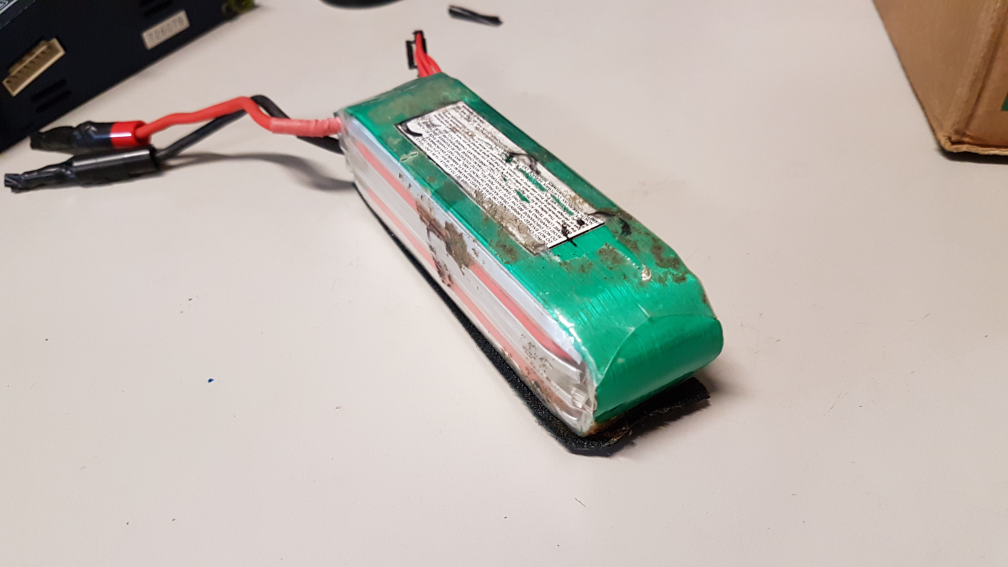
#> input picture Materials/Bateria (2).jpg, 4032 x 2268 px, given in place of the camera (shown at 1/4 size)
$ python tracker.py   (older library calls are emulated)
#> lines starting #> are read from the running program, lines starting #| are printed output that depends on the picture; after the words box and inside, x2 and y2 are one past the last pixel; in counts of white or black regions, pixels touching at a corner belong together
import cv2
import numpy as np

# Constants for image resizing
CAM_RESOLUTION = (320, 240)

# Create color dictionary
color = dict()

# Color defined from calibration:
# color['name'] = np.array((H_min, S_min, V_min), (H_max, S_max, V_max))
color['red'] = np.array(((0, 67, 140), (15, 207, 255)))
color['green'] = np.array(((40, 67, 52), (86, 202, 255)))
color['blue'] = np.array(((97, 116, 107), (133, 255, 255)))

# Superior interval for red (Defined due to the HSV range of the red color)
RED_SUP_THRESHOLD = np.array(((165, 67, 140), (179, 207, 255)))


def pre_processing(img):
    """Perform noise reduction and format conversion."""

    # Convert to HSV format
    blurred_img = cv2.GaussianBlur(img, (3, 3), 0)
    hsv_img = cv2.cvtColor(blurred_img, cv2.COLOR_BGR2HSV)

    return(hsv_img)


def morpho_operation(img_mask):
    """Reduce noise on color mask with morphology operations."""

    # Perform an opening on the color mask
    kernel = np.ones((11, 11), np.uint8)
    img_mask = cv2.morphologyEx(img_mask, cv2.MORPH_OPEN, kernel)

    return(img_mask)


def find_targets(img_mask, original_img, draw_contours=False):
    """Get borders of mask and calculate the centroid of the biggest target."""

    # Compute the contours of each area of the mask
    image, contours, hierarquy = cv2.findContours(img_mask, cv2.RETR_EXTERNAL, cv2.CHAIN_APPROX_SIMPLE)

    # Draw contour lines
    if draw_contours is True:
        cv2.drawContours(original_img, contours, -1, (0, 255, 0), 2)

    # Skip target search if color object was found
    if len(contours) > 0:

        # Find the contour with maximum area
        best_cnt = max(contours, key=cv2.contourArea)

        # Acquire the segmentation centroid
        M = cv2.moments(best_cnt)
        centroid = (int(M["m10"] / M["m00"]), int(M["m01"] / M["m00"]))

        circle_img = cv2.circle(original_img, centroid, 10, (255, 0, 0), 2)

        return(centroid)

    # If no target of the specified color was found
    else:
        return((False, False))


def main():

    # Aquire image from video source
    cap = cv2.VideoCapture(0)
    cv2.namedWindow('Camera')

    # Initialize list of visible targets
    target_list = []

    while(True):

        # Capture video frame-by-frame and resize it
        ret, frame = cap.read()
#> frame is the input picture: shape (2268, 4032, 3); mean B, G, R 174.4, 181.8, 187.6
        frame = cv2.resize(frame, CAM_RESOLUTION)
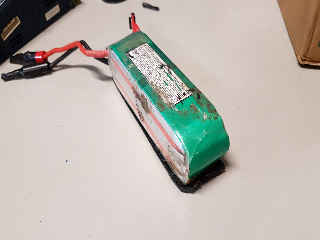
#> frame: shape (240, 320, 3); mean B, G, R 174.3, 181.7, 187.5

        # Perform pre-processing operations
        proc_img = pre_processing(frame)
#> in pre_processing, `blurred_img = cv2.GaussianBlur(img, (3, 3), 0)`:
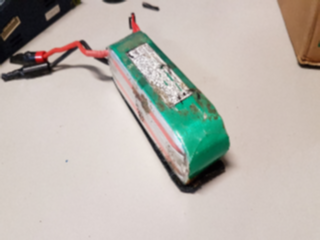
#> blurred_img: shape (240, 320, 3); mean B, G, R 174.3, 181.7, 187.5
#> in pre_processing, `hsv_img = cv2.cvtColor(blurred_img, cv2.COLOR_BGR2HSV)`: hsv_img: shape (240, 320, 3); mean H, S, V 21.5, 37.1, 193.7

        # Do a color detection for each color on the dictionary
        for color_name, color_val in color.items():

            # Create color mask
            if color_name == 'red':
                img_mask_inf = cv2.inRange(proc_img, color_val[0, :], color_val[1, :])
                img_mask_sup = cv2.inRange(proc_img, RED_SUP_THRESHOLD[0, :], RED_SUP_THRESHOLD[1, :])
                img_mask = cv2.bitwise_or(img_mask_inf, img_mask_sup)
            else:
                img_mask = cv2.inRange(proc_img, color_val[0, :], color_val[1, :])

            # Eliminate minor noise
            img_mask = morpho_operation(img_mask)
            # cv2.imshow('Mask for ' + color_name, img_mask)

            # Acquire the biggest color blob centroid
            centroid = find_targets(img_mask, frame, draw_contours=True)

            # Add target info to the list.
            #   Each item is a tuple: ('target label', (x, y))
            #       Ex: ('blue', (10, 50))
            #   If (x, y) = (False, False) no target was found

            # Set the middle of the image as the origin (based on image resolution)
            if centroid[0] is not False:
                centroid_corrected = tuple(np.subtract(centroid, (CAM_RESOLUTION[0] / 2, CAM_RESOLUTION[1] / 2)))

                # Store the new target
                target_list.append((color_name, centroid_corrected))

            else:
                # Store the new target
                target_list.append((color_name, centroid))

            # cv2.putText(frame, color_name, centroid, cv2.FONT_HERSHEY_SIMPLEX, 0.5, (0, 0, 0), 1, cv2.LINE_AA)
            cv2.putText(frame, str(centroid_corrected), centroid, cv2.FONT_HERSHEY_SIMPLEX, 0.5, (0, 0, 0), 1, cv2.LINE_AA)
#> this loop made 3 passes
#> (centroid, centroid_corrected) on pass 1: ((297, 19), (137, -101))
#> centroid on passes 2 to 3: (False, False), (False, False)
#> pass 1, in main, `img_mask_inf = cv2.inRange(proc_img, color_val[0, :], color_val[1, :])`:
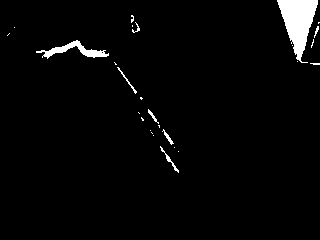
#> img_mask_inf: shape (240, 320); 2.8% white; 27 white regions (19 under 20 px), largest, box (x1, y1, x2, y2) and area: (277, 0, 318, 63) 1369, (36, 40, 109, 59) 434, (160, 146, 179, 173) 70
#> pass 1, in main, `img_mask_sup = cv2.inRange(proc_img, RED_SUP_THRESHOLD[0, :], RED_SUP_..`:
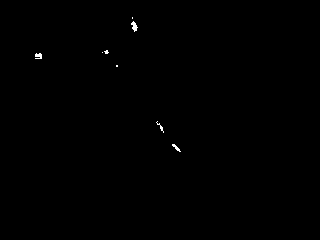
#> img_mask_sup: shape (240, 320); 0.19% white in thin lines or dots, all inside (x1, y1, x2, y2) = (35, 17, 181, 152)
#> pass 1, in main, `img_mask = cv2.bitwise_or(img_mask_inf, img_mask_sup)`:
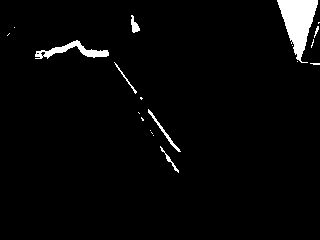
#> img_mask: shape (240, 320); 3% white; 20 white regions (13 under 20 px), largest, box (x1, y1, x2, y2) and area: (277, 0, 318, 63) 1369, (35, 40, 109, 59) 481, (148, 109, 181, 152) 143
#> pass 1, in morpho_operation, `img_mask = cv2.morphologyEx(img_mask, cv2.MORPH_OPEN, kernel)`:
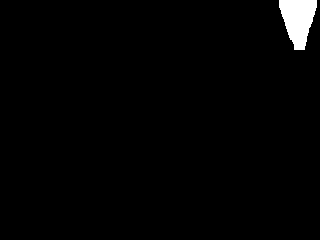
#> img_mask: shape (240, 320); 1.7% white; 1 white region, box (x1, y1, x2, y2) and area: (279, 0, 317, 50) 1275
#> after the loop:
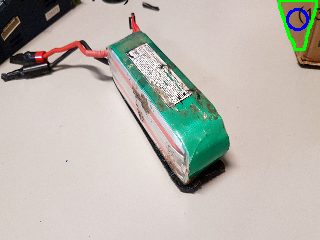
#> frame: shape (240, 320, 3); 1.07% of pixels changed, all inside (x1, y1, x2, y2) = (2, 0, 320, 51)
#> after the loop: img_mask: shape (240, 320); every value is 0
#> after the loop, target_list = [('red', (137, -101)), ('green', (False, False)), ('blue', (False, False))]

        # Display image
        cv2.imshow('Camera', frame)

        # Output the target label and centroid
        for target in target_list:
            print(target)
#> this loop made 3 passes
#| ('red', (137.0, -101.0))
#| ('green', (False, False))
#| ('blue', (False, False))

        target_list.clear()

        # Wait for exit command
        if cv2.waitKey(1) & 0xFF == ord('q'):
#> (key q is pressed here)
            break

    # Release capture and handle exit
    cap.release()
    cv2.destroyAllWindows()


if __name__ == "__main__":
    main()
